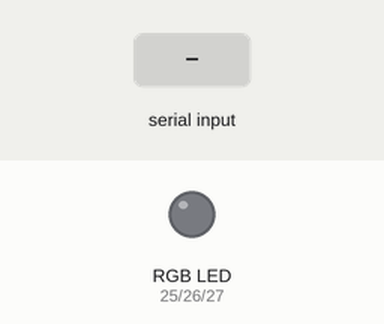
This program was run on a simulated ESP32. Shown: an RGB LED mixed from three pins (HIGH = lit). The inputs (shaded band) are chosen by the test bench.

Above: at 1.2 s.
1.3 s: "R" received over Serial
At 2.2 s:
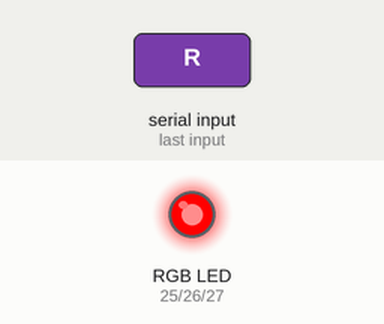
2.8 s: "G" received over Serial
At 3.3 s:
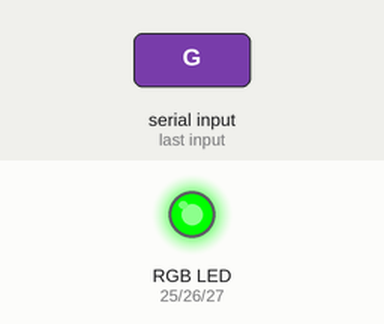
4.3 s: "B" received over Serial
At 5.5 s:
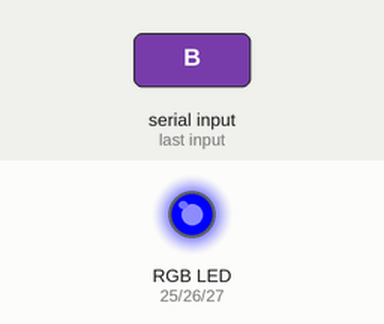
5.8 s: "X" received over Serial
At 6.8 s:
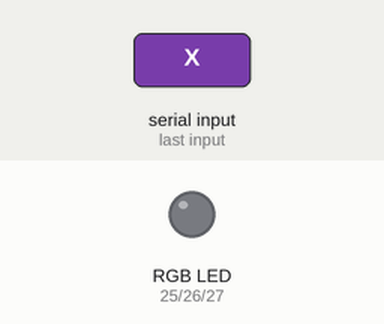
Timing chart, 0 to 8.3 s (numbered marks = the images above; inputs shaded):
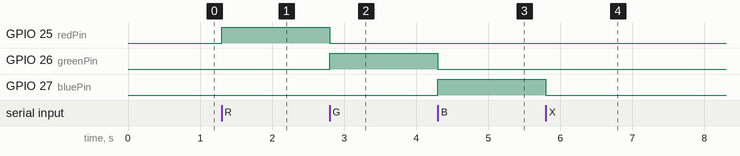

The program:

main.cpp
```cpp
#include <Arduino.h>

// Define RGB pins
const int redPin = 25;
const int greenPin = 26;
const int bluePin = 27;

void setColor(int red, int green, int blue) {
  ledcWrite(0, red);
  ledcWrite(1, green);
  ledcWrite(2, blue);
}

void setup() {
  Serial.begin(9600);

  // Set up PWM (8-bit, 5kHz)
  ledcSetup(0, 5000, 8);
  ledcSetup(1, 5000, 8);
  ledcSetup(2, 5000, 8);

  // Attach channels to pins
  ledcAttachPin(redPin, 0);
  ledcAttachPin(greenPin, 1);
  ledcAttachPin(bluePin, 2);

  setColor(0, 0, 0); // Start with LED off
}

void loop() {
  if (Serial.available()) {
    char c = Serial.read();

    if (c == 'R') {
      setColor(255, 0, 0);  // Red
    } else if (c == 'G') {
      setColor(0, 255, 0);  // Green
    } else if (c == 'B') {
      setColor(0, 0, 255);  // Blue
    } else if (c == 'X') {
      setColor(0, 0, 0);    // All off
    }
  }
}
```

Measured:
- after the input at 1.3 s, GPIO 25 (redPin): LOW → HIGH at once
- after the input at 2.8 s, GPIO 25 (redPin): HIGH → LOW at once; GPIO 26 (greenPin): LOW → HIGH at once
- after the input at 4.3 s, GPIO 26 (greenPin): HIGH → LOW at once; GPIO 27 (bluePin): LOW → HIGH at once
- after the input at 5.8 s, GPIO 27 (bluePin): HIGH → LOW at once
